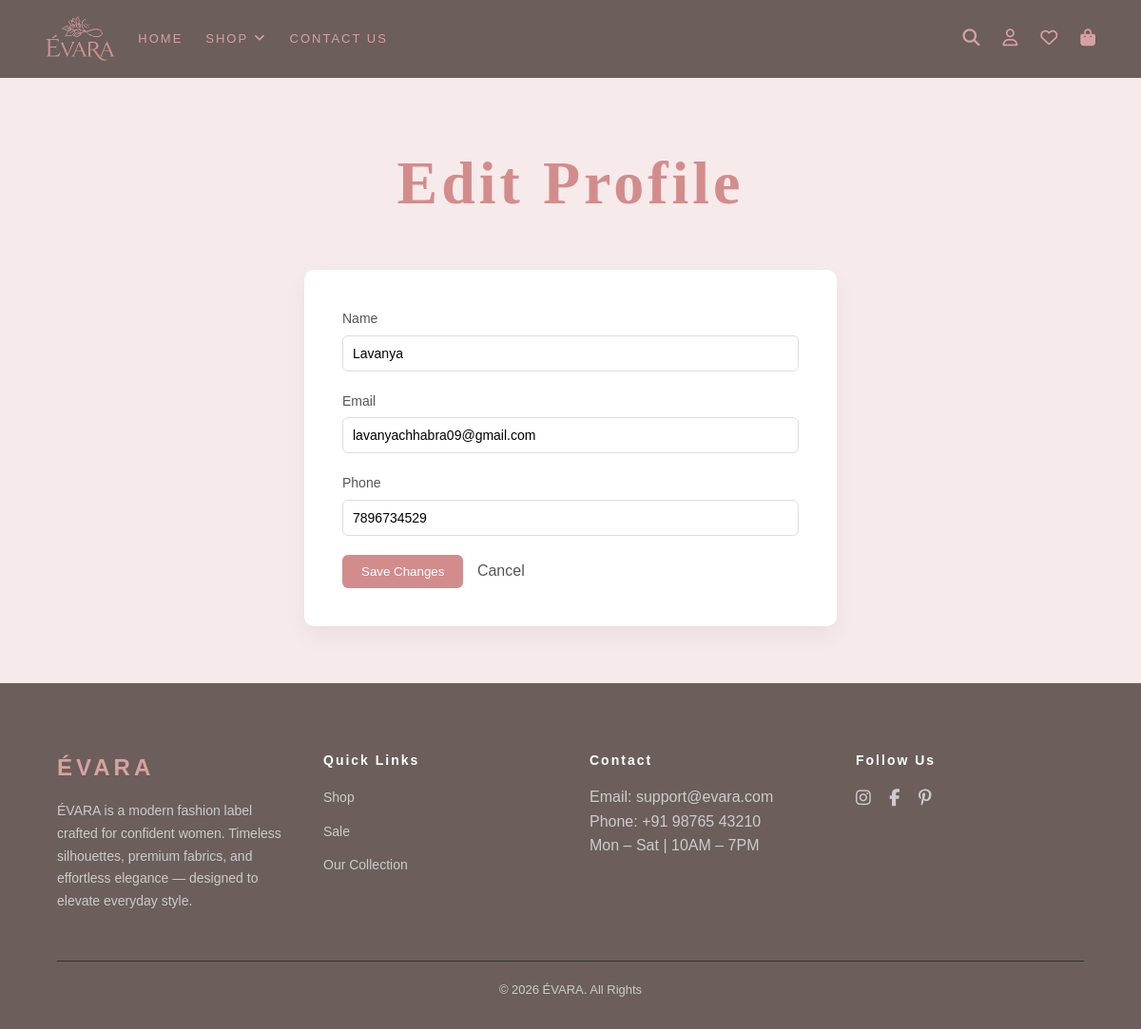
Page /edit-profile (signed in) on the committed database.
### tables this page shows
CREATE TABLE users (id INTEGER PRIMARY KEY AUTOINCREMENT, name TEXT NOT NULL, email TEXT UNIQUE NOT NULL, hash TEXT NOT NULL, phone TEXT, created_at DATETIME DEFAULT CURRENT_TIMESTAMP);

### app.py (the view, shortened to what this page needs)
@app.route("/edit-profile", methods=["GET","POST"])
def edit_profile():
    if "user_id" not in session:
        return redirect("/login")
    with get_db_connection() as conn:
        user = conn.execute("SELECT * FROM users WHERE id=?",(session["user_id"],)).fetchone()
    return render_template("edit_profile.html", user=user)

### app.py (called while the page is built)
def get_db_connection():
    conn = sqlite3.connect("app.db")
    conn.row_factory = sqlite3.Row
    return conn

### templates/edit_profile.html (shortened to what this page needs)
{% extends "layout.html" %}
{% block content %}
<div class="edit-profile-container">
<h1 class="edit-title">Edit Profile</h1>
<form method="POST" class="edit-form">
<div class="form-group">
<label>Name</label>
<input type="text" name="name" value="{{ user['name'] }}" required>
</div>
<div class="form-group">
<label>Email</label>
<input type="email" name="email" value="{{ user['email'] }}" required>
</div>
<div class="form-group">
<label>Phone</label>
<input type="text" name="phone" value="{{ user['phone'] }}">
</div>
<button type="submit" class="save-btn">
Save Changes
</button>
<a href="{{ url_for('profile') }}" class="cancel-btn">
Cancel
</a>
</form>
</div>
{% endblock %}

### static/style.css (style rules this page uses)
* { margin: 0; padding: 0; box-sizing: border-box; }
body { background-color: #f7eaea; font-family: Arial, sans-serif; line-height: 1.6; width: 100%; overflow-x: hidden; }
h1 { font-size: clamp(2rem, 6vw, 4rem); color: #d8a1a1; font-family: "AmstelvarAlpha", serif; letter-spacing: 0.25rem; transition: transform 0.1s ease-out; text-align: center; margin-bottom: 2rem; }
.edit-profile-container { max-width:600px; margin:auto; padding:60px 20px; }
.edit-title { text-align:center; margin-bottom:40px; color:#d38c8c; }
.edit-form { background:white; padding:40px; border-radius:10px; box-shadow:0 10px 25px rgba(0,0,0,0.05); }
.form-group { margin-bottom:20px; }
.form-group label { display:block; font-size:14px; margin-bottom:6px; color:#555; }
.form-group input { width:100%; padding:10px; border:1px solid #ddd; border-radius:6px; font-size:14px; }
.save-btn { background:#d38c8c; color:white; padding:10px 20px; border:none; border-radius:6px; cursor:pointer; margin-right:10px; }
.cancel-btn { text-decoration:none; color:#555; }

### rows in the picture
users: name "Lavanya", email "lavanyachhabra09@gmail.com", phone "7896734529"
